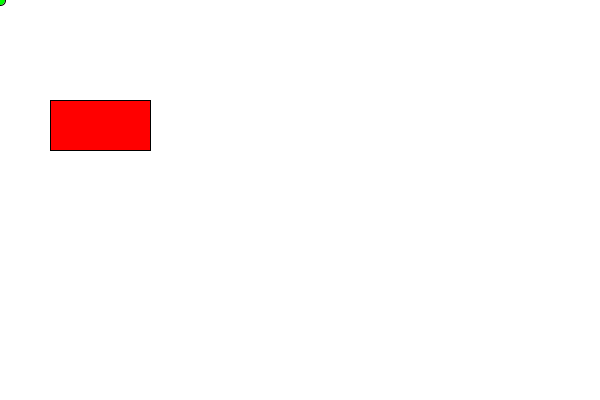
Frame 1 (no input)
Frame 60 (the mouse pressed at the canvas centre just before this capture): identical to frame 1, image omitted
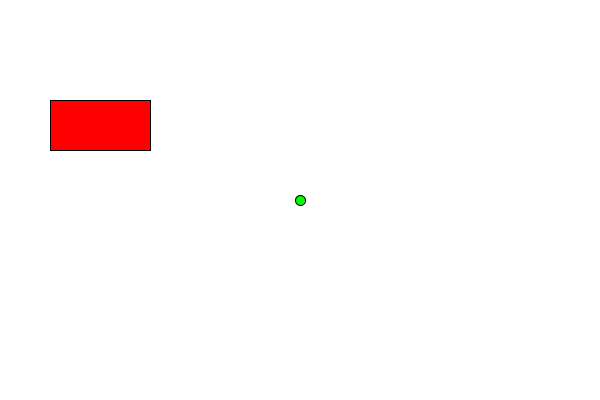
Frame 120 (the mouse held since frame 60 and released just before this capture)

The Processing sketch that drew these frames (run headless with seeded random() and noise(); from frame 60 on, the mouse is pressed at the canvas centre):

// Processing sketch: lesson_06_color_hit_detection
// ── lesson_06_color_hit_detection.pde
void setup() {
  size(600,400);
}

void draw() {
  background(255);
  fill(255,0,0);
  rect(50,100,100,50);

  if (get(mouseX,mouseY) == color(255,0,0)) {
    print("hello");
  }
  
  fill(0,255,0);
  ellipse(mouseX,mouseY,10,10);
}
